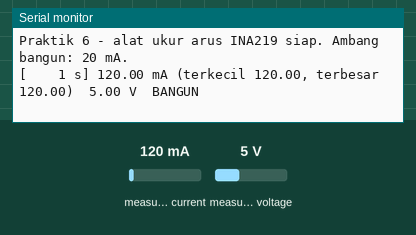
The sketch below on a simulated ESP32. Parts: the last lines printed to the serial monitor. The test bench sets the inputs (shaded band); at power-on: measured current 120 mA, measured voltage 5 V.

Above: at 1.7 s.
1.8 s: measured current set to 40 mA
At 3.8 s:
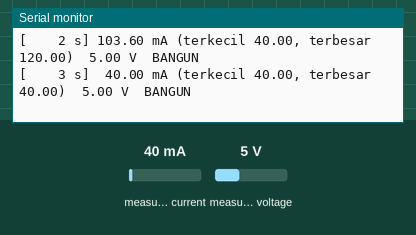
4.8 s: measured voltage set to 0.3 V
At 5.8 s:
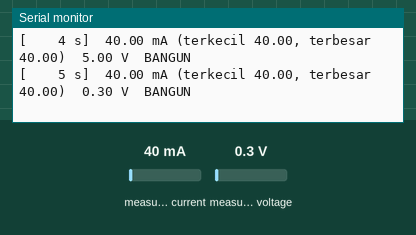
6.3 s: measured current set to 500 mA
At 7.4 s:
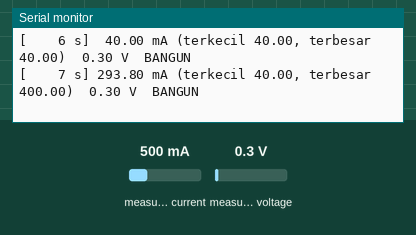
7.8 s: measured current set to 40 mA
At 10.6 s:
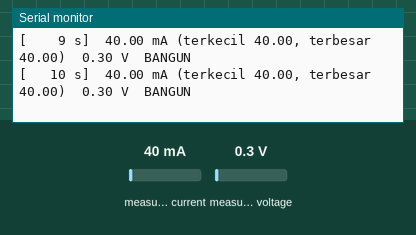
10.8 s: measured current set to 1000 mA
At 11.7 s:
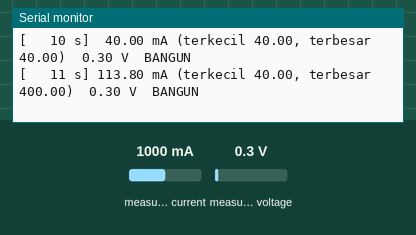
Timing chart, 0 to 13.8 s (numbered marks = the images above; inputs shaded):
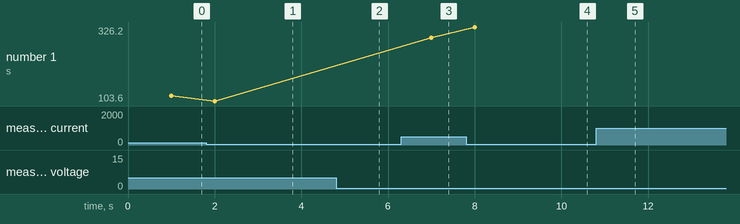

Measured:
- after the input at 1.8 s, the serial monitor: prints a new line after 0.20 s (image 1)
- after the input at 4.8 s, the serial monitor: prints a new line after 0.20 s (image 2)
- after the input at 6.3 s, the serial monitor: prints a new line after 0.70 s (image 3)
- after the input at 7.8 s, the serial monitor: prints a new line after 0.20 s (image 4)
- after the input at 10.8 s, the serial monitor: prints a new line after 0.20 s (image 5)
- plotted number 1: 120 → 103.6 after the input at 1.8 s, 103.6 → 293.8 after the input at 6.3 s, 293.8 → 326.2 after the input at 7.8 s

The sketch:

modul09_ukur_arus.ino
```cpp
// Modul 9 - Praktik 6: Node 1 menjadi alat ukur arus untuk papan kedua (calon Node 2)
// Papan Node 1 (dari USB laptop) membaca modul INA219 di bus I2C-nya, alamat 0x40:
//   VCC ke rel bawah (+) 3,3 V, GND ke rel bawah (-), SCL ke jalur 19, SDA ke jalur 20 (seperti BME280 di Modul 7).
//   Kaki VIN+ dan VIN- INA219 disisipkan di kabel 5 V dari MT3608 ke pin VIN papan kedua.
// Setiap detik: arus rata-rata, terkecil, dan terbesar. Setiap kali papan kedua bangun lagi: ringkasan satu siklus.
// Library: Adafruit INA219 1.2.3 (ikut terpasang: Adafruit BusIO 1.17.4).

#include <Wire.h>
#include <Adafruit_INA219.h>

const unsigned long JEDA_SAMPEL = 5;    // ms: satu bacaan arus setiap 5 ms (200 kali per detik)
const unsigned long JEDA_LAPOR = 1000;  // ms: satu baris laporan setiap 1 detik
const float AMBANG_BANGUN = 20.0;       // mA: di atas ini, papan kedua dianggap sedang bangun
const int SAMPEL_PASTI_BANGUN = 3;      // 3 bacaan berturut-turut di atas ambang = benar-benar bangun
const int SAMPEL_PASTI_TIDUR = 20;      // 20 bacaan berturut-turut (100 ms) di bawah ambang = benar-benar tidur

Adafruit_INA219 ina219;  // alamat bawaan 0x40
bool ina219Ada = false;

unsigned long waktuSampelTerakhir = 0;
unsigned long waktuLaporTerakhir = 0;

// Statistik untuk laporan setiap detik
float jumlahArusDetik = 0;
int banyakSampelDetik = 0;
float arusTerkecil = 0;
float arusTerbesar = 0;
float teganganTerakhir = 0;

// Siklus bangun-tidur papan kedua
bool sedangBangun = false;
int beruntunAtas = 0;     // berapa bacaan berturut-turut di atas ambang
int beruntunBawah = 0;    // berapa bacaan berturut-turut di bawah ambang
float jumlahArusBangun = 0;
unsigned long sampelBangun = 0;
float jumlahArusTidur = 0;
unsigned long sampelTidur = 0;

void cetakRingkasanSiklus() {
  float detikBangun = sampelBangun * JEDA_SAMPEL / 1000.0;
  float detikTidur = sampelTidur * JEDA_SAMPEL / 1000.0;
  float rataBangun = jumlahArusBangun / sampelBangun;
  float rataTidur = jumlahArusTidur / sampelTidur;
  float rataSiklus = (jumlahArusBangun + jumlahArusTidur) / (sampelBangun + sampelTidur);
  Serial.printf("SIKLUS: bangun %.2f detik, rata-rata %.1f mA | tidur %.2f detik, rata-rata %.2f mA | rata-rata siklus %.2f mA\n",
                detikBangun, rataBangun, detikTidur, rataTidur, rataSiklus);
}

void ambilSampel() {
  float arus = ina219.getCurrent_mA();
  teganganTerakhir = ina219.getBusVoltage_V();

  if (banyakSampelDetik == 0 || arus < arusTerkecil) {
    arusTerkecil = arus;
  }
  if (banyakSampelDetik == 0 || arus > arusTerbesar) {
    arusTerbesar = arus;
  }
  jumlahArusDetik += arus;
  banyakSampelDetik++;

  // Bangun atau tidur? Butuh beberapa bacaan berturut-turut supaya derau sesaat tidak terhitung.
  if (arus > AMBANG_BANGUN) {
    beruntunAtas++;
    beruntunBawah = 0;
  } else {
    beruntunBawah++;
    beruntunAtas = 0;
  }
  if (!sedangBangun && beruntunAtas >= SAMPEL_PASTI_BANGUN) {
    if (sampelBangun > 0 && sampelTidur > 0) {  // satu siklus lengkap sudah terekam
      cetakRingkasanSiklus();
    }
    sedangBangun = true;
    jumlahArusBangun = 0;
    sampelBangun = 0;
    jumlahArusTidur = 0;
    sampelTidur = 0;
  }
  if (sedangBangun && beruntunBawah >= SAMPEL_PASTI_TIDUR) {
    sedangBangun = false;
  }

  if (sedangBangun) {
    jumlahArusBangun += arus;
    sampelBangun++;
  } else {
    jumlahArusTidur += arus;
    sampelTidur++;
  }
}

void lapor(unsigned long sekarang) {
  if (banyakSampelDetik == 0) {
    return;
  }
  Serial.printf("[%5lu s] %6.2f mA (terkecil %.2f, terbesar %.2f)  %.2f V  %s\n", sekarang / 1000,
                jumlahArusDetik / banyakSampelDetik, arusTerkecil, arusTerbesar, teganganTerakhir,
                sedangBangun ? "BANGUN" : "tidur");
  jumlahArusDetik = 0;
  banyakSampelDetik = 0;
}

void setup() {
  Serial.begin(115200);
  delay(500);
  Wire.begin();  // SDA = D21, SCL = D22, seperti layar OLED Node 1
  ina219Ada = ina219.begin();
  if (ina219Ada) {
    ina219.setCalibration_16V_400mA();  // rentang sampai 400 mA, bacaan lebih halus untuk arus kecil
    Serial.println("Praktik 6 - alat ukur arus INA219 siap. Ambang bangun: 20 mA.");
  }
}

void loop() {
  unsigned long sekarang = millis();

  if (!ina219Ada) {
    if (sekarang - waktuLaporTerakhir >= 2000) {
      waktuLaporTerakhir = sekarang;
      Serial.println("INA219 tidak menjawab di alamat 0x40. Periksa kabel VCC, GND, SCL, dan SDA, lalu tekan EN.");
    }
    return;
  }

  if (sekarang - waktuSampelTerakhir >= JEDA_SAMPEL) {
    waktuSampelTerakhir = sekarang;
    ambilSampel();
  }
  if (sekarang - waktuLaporTerakhir >= JEDA_LAPOR) {
    waktuLaporTerakhir = sekarang;
    lapor(sekarang);
  }
}
```
